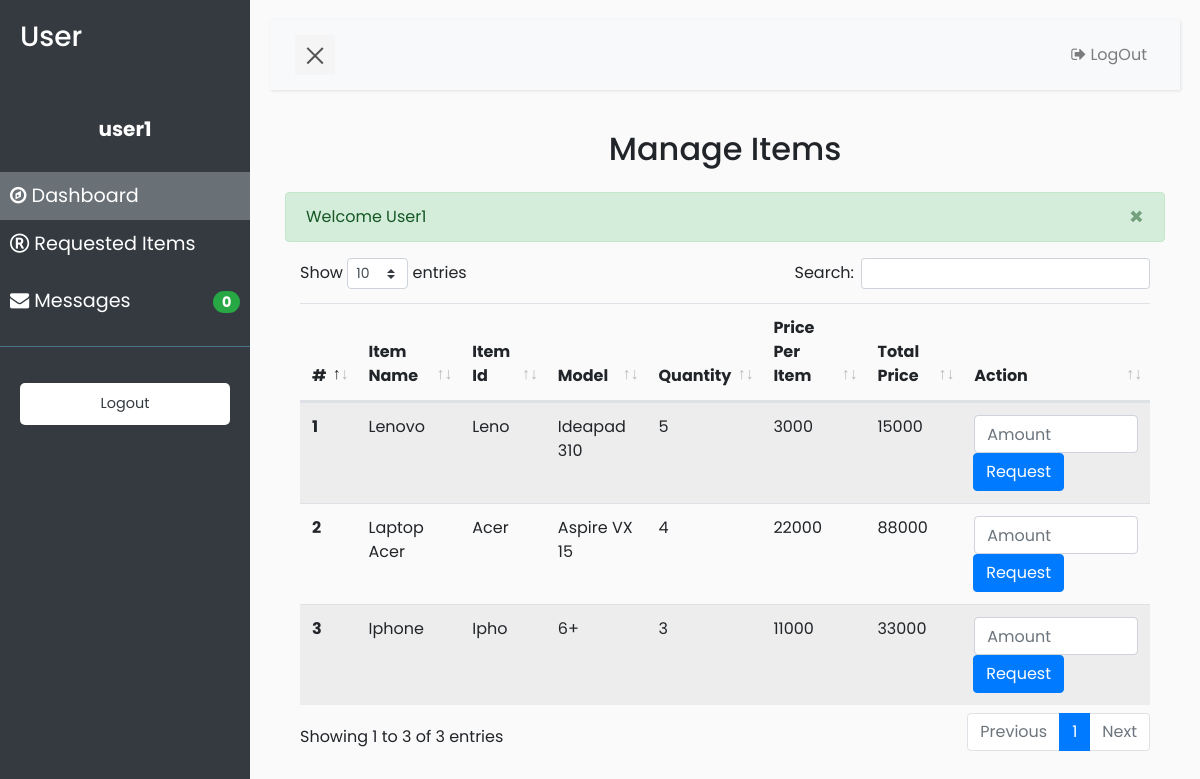
Page /userdashboard.php (signed in) on the committed database.
### tables this page shows
CREATE TABLE IF NOT EXISTS `items` (
  `id` int(11) NOT NULL AUTO_INCREMENT,
  `itemname` varchar(200) NOT NULL,
  `itemid` varchar(200) NOT NULL,
  `model` varchar(200) NOT NULL,
  `quantity` int(150) NOT NULL,
  `price` double NOT NULL,
  `addedby` varchar(200) NOT NULL,
  `addeddate` date NOT NULL,
  PRIMARY KEY (`id`)
);

### userdashboard.php (the view, shortened to what this page needs)
<?php include 'include/db.php'?>
<?php include 'include/sessions.php'?>
<!doctype html>
<html lang="en">
<head>
    <link rel="stylesheet" href="css/bootstrap.min.css">
    <link rel="stylesheet" href="fontawesome/css/font-awesome.min.css">
    <link rel="stylesheet" href="datatables/css/dataTables.bootstrap4.min.css">
    <link rel="stylesheet" href="css/tselot.css">
</head>
<body>
    <div class="wrapper" style="height:auto;">
        <nav id="sidebar">
            <div class="sidebar-header">
                <h3>User</h3>
            </div>
            <ul class="list-unstyled components">
                <p class="text-center" style="font-weight: bold; font-size:20px !important;"><?php echo $_SESSION['username'];?></p>
                <li class="active">
                    <a href="userdashboard.php"><i class="fa fa-compass"></i> Dashboard</a>
                </li>
                <li class="">
                    <a href="requesteditem.php"><i class="fa fa-registered"></i> Requested Items </a>
                </li>
                <li class="mt-2">
                    <a href="usermessage.php"><i class="fa fa-envelope"></i>   Messages<span style="float: right;" class="badge badge-pill badge-success mt-1 "><?php
                            $username = $_SESSION['username'];
                            $sql = "select * from messages where status = 'New' and recipient = '$username'";
                            $query = mysqli_query($con,$sql);
                            $count = mysqli_num_rows($query);
                            echo $count;
                            ?></span></a>
                </li>
            </ul>
            <ul class="list-unstyled CTAs">
                <li>
                    <a href="logout.php" class="download">Logout</a>
                </li>
            </ul>
        </nav>
        <div id="content">
            <nav class="navbar navbar-expand-lg navbar-light bg-light">
                <div class="container-fluid">
                    <button type="button" id="sidebarCollapse" class="navbar-btn">
                        <span></span>
                    </button>
                    <div class="collapse navbar-collapse" id="navbarSupportedContent">
                        <ul class="nav navbar-nav ml-auto">
                            <li class="nav-item active">
                                <a class="nav-link" href="#"><i class="fa fa-"></i></a>
                            </li>
                            <li class="nav-item">
                                <a class="nav-link" href="logout.php"><i class="fa fa-sign-out"></i> LogOut</a>
                            </li>
                        </ul>
                    </div>
                </div>
            </nav>
            <div class="container-fluid">
                <h2 class="text-center pb-3">Manage Items</h2>
                <?php
                    echo successMessage();
                ?>
                <div class="container-fluid">
                    <table style="width: 100%" id="table1" class= "table table-responsive-lg table-hover table-responsive-lg table-striped  ">
                        <thead>
                        <tr>
                            <th scope="col">#</th>
                            <th scope="col">Item Name</th>
                            <th scope="col">Item Id</th>
                            <th scope="col">Model</th>
                            <th scope="col">Quantity</th>
                            <th scope="col">Price Per Item</th>
                            <th scope="col">Total Price</th>
                            <th scope="col">Action</th>
                        </tr>
                        </thead>
                        <tbody>
                        <?php
                        $sql = "select * from items";
                        $query = mysqli_query($con , $sql);
                        $no = 0;
                        while($row=mysqli_fetch_assoc($query)){
                        $id = $row['id'];
                        $itemname = $row['itemname'];
                        $itemid = $row['itemid'];
                        $eachprice = $row['price'];
                        $model = $row['model'];
                        $quantity = $row['quantity'];
                        $totalprice = $eachprice * $quantity;
                        $no++;
                        ?>
                            <tr>
                                <th scope="row"><?php echo $no;?></th>
                                <td><?php echo $itemname;?></td>
                                <td><?php echo $itemid;?></td>
                                <td><?php echo $model;?></td>
                                <td><?php echo $quantity;?></td>
                                <td><?php echo $eachprice;?></td>
                                <td><?php echo $totalprice;?></td>
                                <td>
                                    <form method="post" action="requestitem.php?rid=<?php echo $id;?>">
                                        <input  id="amount" type="number" min="1" name="quantity" class="form-control" placeholder="Amount">
                                        <div class="input-group-append">
                                            <button onclick="javascript:return confirm('Are You Sure You Want To Request Items?');" name="request" class="btn delete btn-primary">Request</button>
                                        </div>
                                    </form>
                                </td>
                            </tr>
                            <?php
                            }
                            ?>
                        </tbody>
                    </table>
                </div>
            </div>
        </div>
    </div>
</body>
</html>

### css/tselot.css (style rules this page uses)
body { font-family: 'Poppins', sans-serif; background: #fafafa; }
p { font-family: 'Poppins', sans-serif; font-size: 1.1em; font-weight: 300; line-height: 1.7em; color: #999; }
a, a:hover, a:focus { color: inherit; text-decoration: none; transition: all 0.3s; }
.navbar { padding: 15px 10px; background: #fff; border: none; border-radius: 0; margin-bottom: 40px; box-shadow: 1px 1px 3px rgba(0, 0, 0, 0.1); }
.navbar-btn { box-shadow: none; outline: none !important; border: none; }
.wrapper { display: flex; width: 100%; align-items: stretch; perspective: 1500px; }
#sidebar { min-width: 250px; max-width: 250px; background: #343a40; color: #fff; transition: all 0.6s cubic-bezier(0.945, 0.020, 0.270, 0.665); transform-origin: bottom left; }
#sidebar .sidebar-header { padding: 20px; background: #343a40; }
#sidebar ul.components { padding: 20px 0; border-bottom: 1px solid #47748b; }
#sidebar ul p { color: #fff; padding: 10px; }
#sidebar ul li a { padding: 10px; font-size: 1.2em; display: block; }
#sidebar ul li.active > a, a[aria-expanded="true"] { color: #fff; background: #697076; }
ul.CTAs { padding: 20px; }
ul.CTAs a { text-align: center; font-size: 0.9em !important; display: block; border-radius: 5px; margin-bottom: 5px; }
a.download { background: #fff; color: #343a40; }
#amount { width: 25%; }
#content { width: 100%; padding: 20px; min-height: 100vh; transition: all 0.3s; }
#sidebarCollapse { width: 40px; height: 40px; background: #f5f5f5; cursor: pointer; }
#sidebarCollapse span { width: 80%; height: 2px; margin: 0 auto; display: block; background: #555; transition: all 0.8s cubic-bezier(0.810, -0.330, 0.345, 1.375); transition-delay: 0.2s; }
#sidebarCollapse span:last-of-type { transform: rotate(-45deg) translate(1px, -1px); }
@media (max-width: 1500px) { #amount { width: 60% !important; } }
@media (max-width: 1200px) { #amount { width: 100% !important; } }

### rows in the picture
items: itemname "Lenovo", itemid "Leno", model "Ideapad 310", quantity "5", price "3000", totalprice "15000"
items: itemname "Laptop Acer", itemid "Acer", model "Aspire VX 15", quantity "4", price "22000", totalprice "88000"
items: itemname "Iphone", itemid "Ipho", model "6+", quantity "3", price "11000", totalprice "33000"

### other values in the picture
$_SESSION['username'] "user1"
$count "0"
$_SESSION["successMessage"] "Welcome User1"
